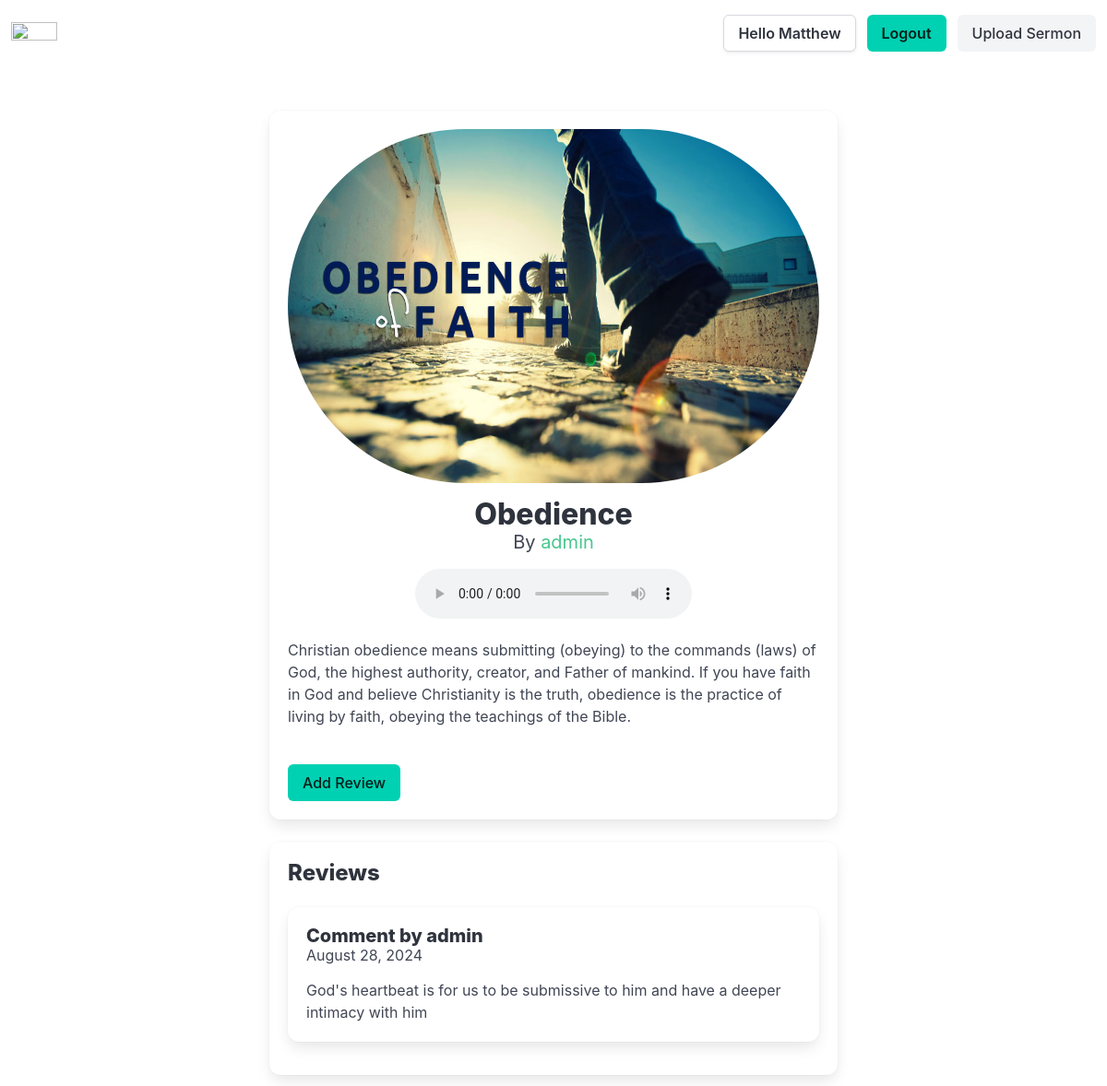
Page /sermon/obedience/ (signed in) on the committed database.
### sermon/models.py (models this page shows, shortened)
class Sermon(models.Model):
  title = models.CharField(max_length=500,verbose_name='Title')
  slug = models.SlugField(verbose_name='Slug',unique=True,editable=False)
  description = models.TextField(verbose_name='Description')
  author = models.ForeignKey(User,on_delete=models.CASCADE,verbose_name='Author')
  file = models.FileField(verbose_name='Sermon File',upload_to='sermon_uploads',validators=[FileExtensionValidator(allowed_extensions=ALLOWED_EXTENSIONS)])
  thumbnail = models.ImageField(verbose_name='Sermon Thumbnail',upload_to='sermon_thumbnails')

class Review(models.Model):
  user = models.ForeignKey(User,on_delete=models.CASCADE)
  text = models.CharField(max_length=1000)
  sermon = models.ForeignKey(Sermon,on_delete=models.CASCADE)
  date = models.DateField(auto_now_add=True)
  class Meta:
    ordering = ['-date']

### sermon/views.py (the view)
# urls.py: path('sermon/<slug:slug>/',views.sermon_detail,name='sermon-detail'),
@login_required
def sermon_detail(request,slug):
  sermon = get_object_or_404(Sermon,slug=slug)
  reviews = Review.objects.filter(sermon=sermon)
  return render(request,'sermon/sermon_detail.html',{'sermon':sermon,'reviews':reviews})

### sermon/templates/sermon/sermon_detail.html (shortened to what this page needs)
{% extends "base.html" %}
{% block content %}
<div class="container mt-6">
  <div class="columns is-centered">
    <div class="column is-8">
      <div class="box">
        <div class="has-text-centered">
          <figure class="image is-3by2">
            <img src="{{sermon.thumbnail.url}}" alt="{{sermon.title}}" class="is-rounded">
          </figure>
          <h2 class="title is-3 mt-4">{{sermon.title}}</h2>
          <p class="subtitle is-5">By <span class="has-text-success">{{sermon.author}}</span></p>
        </div>
        <div class="has-text-centered mt-4">
          <audio controls class="is-inline-block">
            <source src="{{sermon.file.url}}" type="audio/mpeg">
          </audio>
        </div>
        <p class="content mt-4">{{sermon.description}}</p>
        {% if user.is_authenticated %}
        <a href="{% url 'create-review' sermon.id %}" class="button is-primary mt-4">Add Review</a>
        {% endif %}
      </div>
      <div class="box mt-4">
        <h4 class="title is-4">Reviews</h4>
        <ul>
          {% for review in reviews %}
          <li class="box mb-4">
            <div class="content">
              <h5 class="title is-5">Comment by {{review.user.username}}</h5>
              <p class="subtitle is-6">{{ review.date|date:"F j, Y" }}</p>
              <p>{{review.text}}</p>
            </div>
          </li>
          {% endfor %}
        </ul>
      </div>
    </div>
  </div>
</div>
{% endblock content %}

### templates/base.html (shortened to what this page needs)
<!DOCTYPE html>
<html lang="en">
  <head>
    <link href="https://cdn.jsdelivr.net/npm/bootstrap@5.3.3/dist/css/bootstrap.min.css" rel="stylesheet">
    <link
      rel="stylesheet"
      href="https://cdn.jsdelivr.net/npm/bulma@1.0.2/css/bulma.min.css"
    >
  </head>
  <body>
    <nav class="navbar" role="navigation" aria-label="main navigation">
      <div class="navbar-brand">
        <a class="navbar-item" href="{% url 'home' %}">
          <img width="50" height="50" src="https://th.bing.com/th/id/R.ad1e918a041057367634bbafa870d919?rik=1kA%2b81EcVI%2bu%2bg&riu=http%3a%2f%2fwww.firstfamily.us%2fmt-content%2fuploads%2f2022%2f04%2fsermonshomepageresize.jpg&ehk=jnRMkefOOkl7gyCvZWVhjecvlBvpe285e7gGlcjBNug%3d&risl=&pid=ImgRaw&r=0" alt="">
        </a>
      </div>
      <div id="navbarBasicExample" class="navbar-menu">
        <div class="navbar-end">
          <div class="navbar-item">
            <div class="buttons">
              {% if user.is_authenticated %}
              <a class="button is-secondary"><strong>Hello {{user.username}}</strong></a>
              <a class="button is-primary" href="{% url 'logout' %}"><strong>Logout</strong></a>
              <a class="button is-light" href="{% url 'upload-sermon' %}">Upload Sermon</a>
              {% else %}
              <a class="button is-light" href="{% url 'login' %}">Login</a>
              <a class="button is-primary" href="{% url 'register' %}">Register</a>
              {% endif %}
            </div>
          </div>
        </div>
      </div>
    </nav>
    {% block content %} {% endblock content %}
  </body>
</html>

### rows in the picture
Sermon: thumbnail (picture), title "Obedience", author "admin", description "Christian obedience means submitting (obeying) to the commands (laws) of God, the highest authority, creator, and Father of mankind. If you have faith in God and believe Christianity is the truth, obedience is the practice of living by faith, obeying the teachings of the Bible."
Review: user.username "admin", date "August 28, 2024", text "God's heartbeat is for us to be submissive to him and have a deeper intimacy with him"

### other values in the picture
{{ user.username }} "Matthew"
